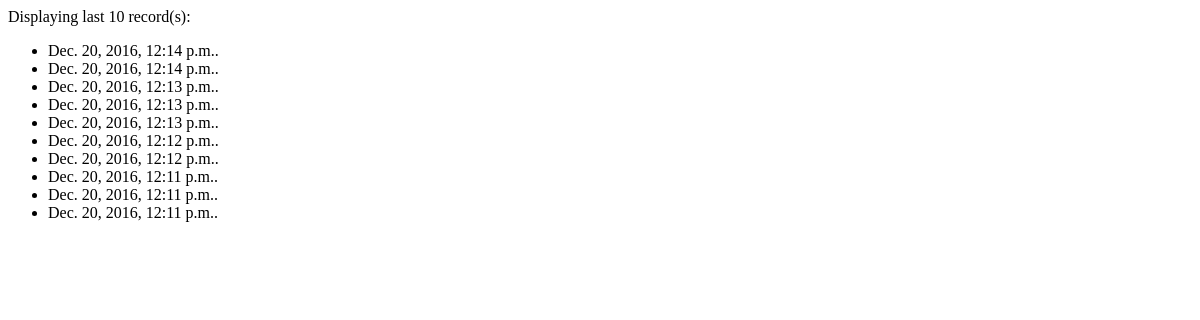
The page /2/ on the database as committed earlier.
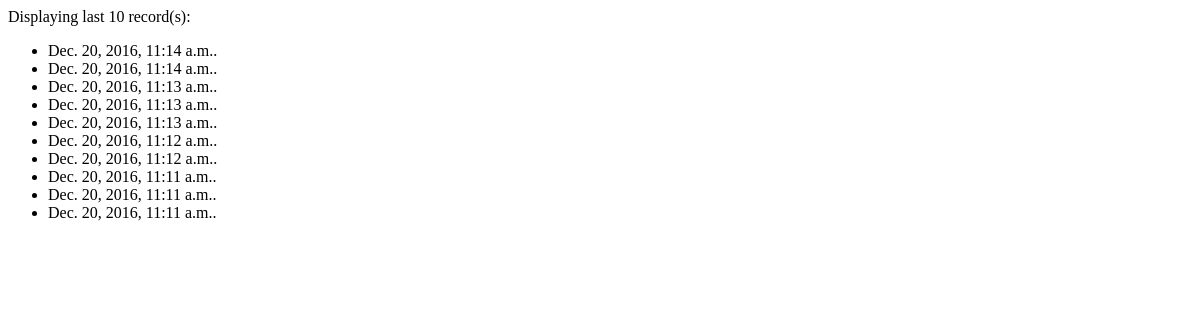
The same page on the database as committed later.
### weather_station_app/models.py (models this page shows, shortened)
class Record(models.Model):
    channel = models.ForeignKey(Channel, on_delete=models.CASCADE)
    insertion_time = models.DateTimeField('registration date and time')
    MAX_NUMBER_FIELDS = 3

### weather_station_app/views.py (the view)
# urls.py: url(r'^(?P<pk>[0-9]+)/$', views.ChannelView.as_view(), name="channel"),
class ChannelView(generic.ListView):
    template_name = 'weather_station_app/channel.html'
    context_object_name = 'latest_records_added'
    n_elements_display = 10
    def get_queryset(self):
        return Record.objects.order_by('-insertion_time')[:self.n_elements_display]

### weather_station_app/templates/weather_station_app/channel.html
{% if latest_records_added %}
    <p>Displaying last {{ latest_records_added|length }} record(s):</p>
    <ul>
    {% for record in latest_records_added %}
        <li>{{ record.insertion_time }}.</li>
    {% endfor %}
    </ul>
{% else %}
    <p>No records are available.</p>
{% endif %}

Rows that differ between the two databases and show on the page:
changed Record (number 1 of 10 on the later page): insertion_time "Dec. 20, 2016, 12:14 p.m." → "Dec. 20, 2016, 11:14 a.m."
changed Record (number 2 of 10 on the later page): insertion_time "Dec. 20, 2016, 12:14 p.m." → "Dec. 20, 2016, 11:14 a.m."
changed Record (number 3 of 10 on the later page): insertion_time "Dec. 20, 2016, 12:13 p.m." → "Dec. 20, 2016, 11:13 a.m."
changed Record (number 4 of 10 on the later page): insertion_time "Dec. 20, 2016, 12:13 p.m." → "Dec. 20, 2016, 11:13 a.m."
changed Record (number 5 of 10 on the later page): insertion_time "Dec. 20, 2016, 12:13 p.m." → "Dec. 20, 2016, 11:13 a.m."
changed Record (number 6 of 10 on the later page): insertion_time "Dec. 20, 2016, 12:12 p.m." → "Dec. 20, 2016, 11:12 a.m."
changed Record (number 7 of 10 on the later page): insertion_time "Dec. 20, 2016, 12:12 p.m." → "Dec. 20, 2016, 11:12 a.m."
changed Record (number 8 of 10 on the later page): insertion_time "Dec. 20, 2016, 12:11 p.m." → "Dec. 20, 2016, 11:11 a.m."
changed Record (number 9 of 10 on the later page): insertion_time "Dec. 20, 2016, 12:11 p.m." → "Dec. 20, 2016, 11:11 a.m."
changed Record (number 10 of 10 on the later page): insertion_time "Dec. 20, 2016, 12:11 p.m." → "Dec. 20, 2016, 11:11 a.m."
